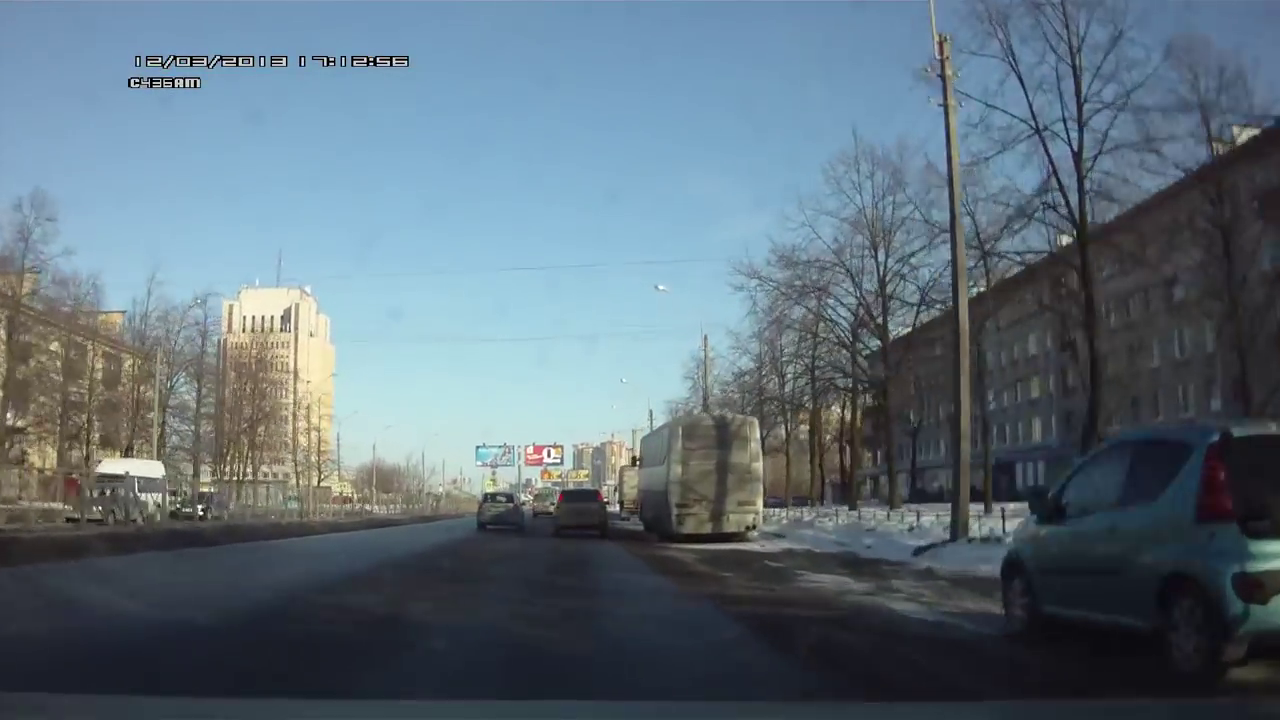
#> input picture frame 51 of pages/glava_8/video/Person.mp4, 1280 x 720 px
$ python Listing_8_11.py
#> lines starting #> are read from the running program, lines starting #| are printed output that depends on the picture
# Листинг 8_11
import cv2
import os

# Текущий каталог
execution_path = os.getcwd()
video_path = execution_path + '/video/Person.mp4'

# Инициализация детектора человека
hog = cv2.HOGDescriptor()
hog.setSVMDetector(cv2.HOGDescriptor_getDefaultPeopleDetector())
# Загрузка видеофайла
cap = cv2.VideoCapture(video_path)

while cap.isOpened():
    # Чтение видеопотока
    ret, image = cap.read()
#> image is the input picture: shape (720, 1280, 3); mean B, G, R 121.9, 110.4, 93.7
    if ret:
        image = cv2.resize(image, None, fx=0.5, fy=0.5,
                           interpolation=cv2.INTER_AREA)
#> image: shape (360, 640, 3)
        gray = cv2.cvtColor(image, cv2.COLOR_BGR2GRAY)
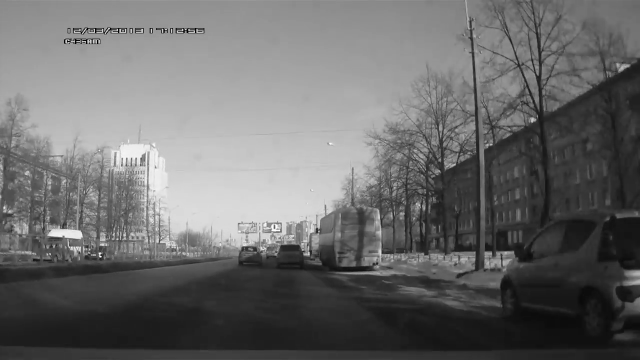
#> gray: shape (360, 640); min 0, max 255, mean 106.8

        # Обнаружение всех областей на изображении,
        #  в которых есть пешеходы
        (regions, _) = hog.detectMultiScale(gray, winStride=(4, 4),
                                            padding=(4, 4), scale=1.5)
#> regions = ()

        # Рисование прямоугольников на изображении
        for (x, y, w, h) in regions:
            cv2.rectangle(image, (x, y), (x + w, y + h), (0, 0, 255), 2)
#> this loop made 0 passes

        cv2.imshow("Video", image) # показ видео
        # завершить, если нажата клавиша Esc
        if cv2.waitKey(33) == 27:
#> (key Esc is pressed here)
            break
    else:
        break

$ run again, starting later in the video
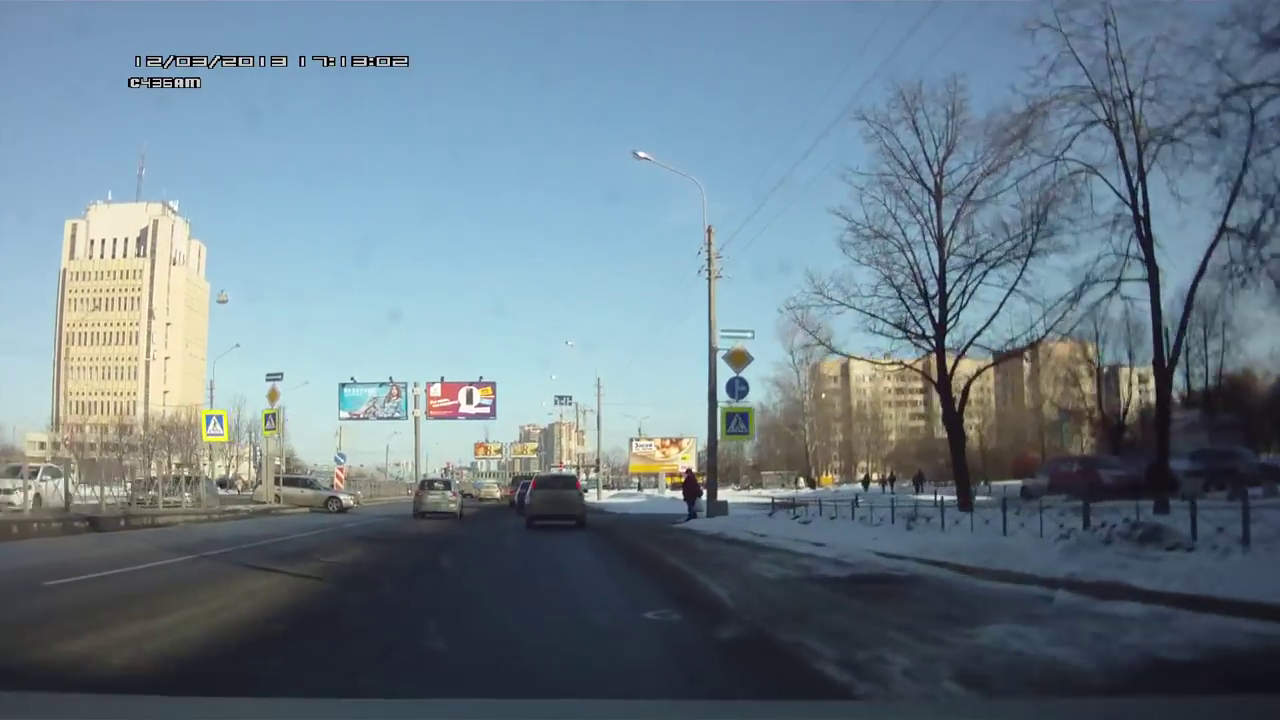
#> input picture frame 230 of pages/glava_8/video/Person.mp4, 1280 x 720 px
#> image is the input picture: shape (720, 1280, 3); mean B, G, R 137.1, 125.3, 106.9
#> image: shape (360, 640, 3)
#> `gray = cv2.cvtColor(image, cv2.COLOR_BGR2GRAY)`:
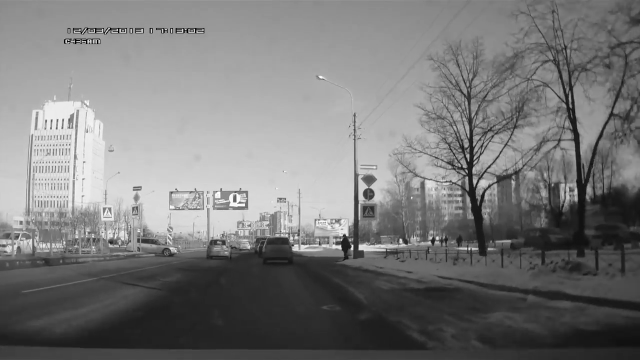
#> gray: shape (360, 640); min 0, max 255, mean 121.2
#> regions = ()

$ run again, starting later in the video
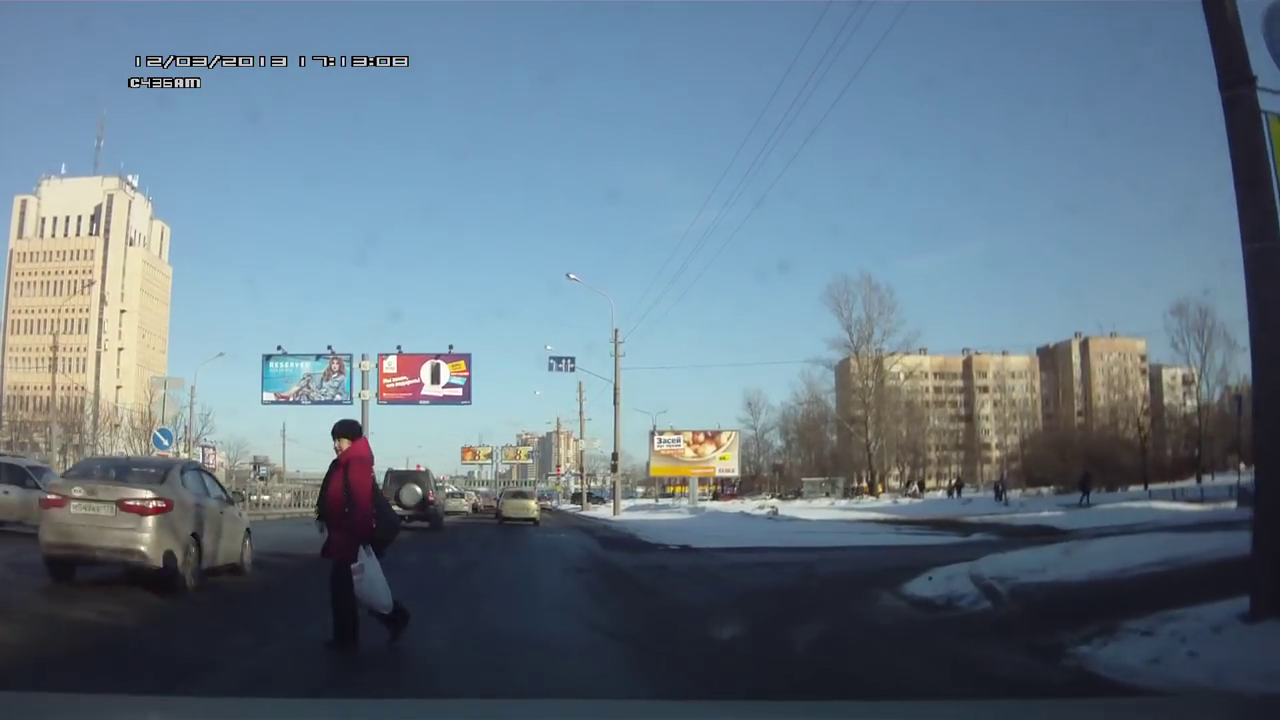
#> input picture frame 409 of pages/glava_8/video/Person.mp4, 1280 x 720 px
#> image is the input picture: shape (720, 1280, 3); mean B, G, R 134.2, 119.3, 100.5
#> `gray = cv2.cvtColor(image, cv2.COLOR_BGR2GRAY)`:
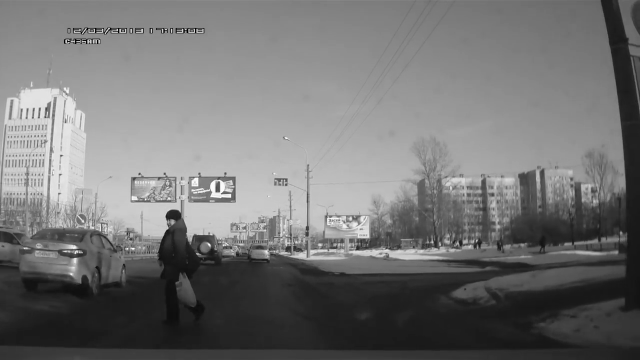
#> gray: shape (360, 640); min 0, max 255, mean 115.4
#> regions = [[142, 200, 64, 128]]
#> the loop `for (x, y, w, h) in regions:` made 1 pass
#> after the loop `for (x, y, w, h) in regions:`:
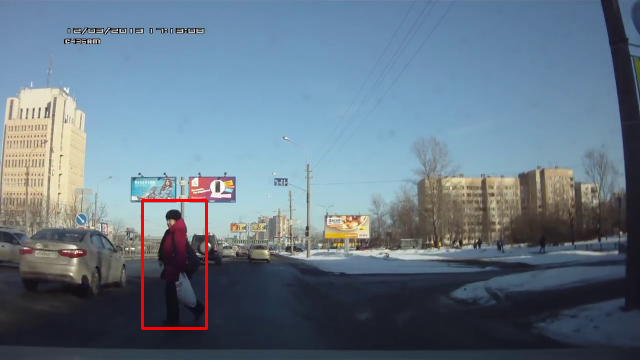
#> image: shape (360, 640, 3); mean B, G, R 133.8, 119, 101.5
